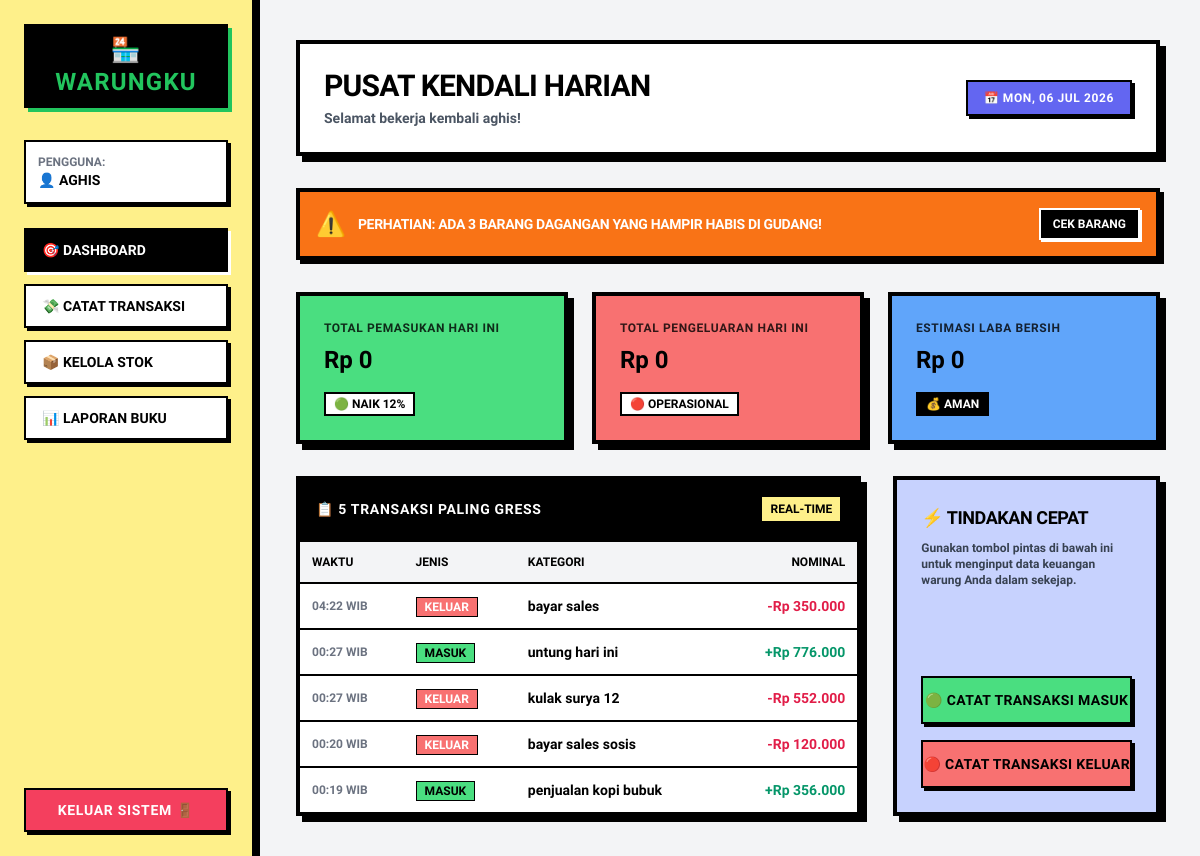
Page /dashboard.php (signed in) on the committed database.
### tables this page shows
CREATE TABLE `transaksi` (
  `id` int NOT NULL,
  `jenis` enum('masuk','keluar') NOT NULL,
  `kategori` varchar(50) NOT NULL,
  `nominal` int NOT NULL,
  `keterangan` text,
  `tanggal` timestamp NULL DEFAULT CURRENT_TIMESTAMP
);

### dashboard.php (the view, shortened to what this page needs)
<?php
$nama_pemilik = $_SESSION['username'];
require_once 'config/database.php';
$stmtMasuk = $pdo->query("SELECT SUM(nominal) FROM transaksi WHERE jenis = 'masuk' AND DATE(tanggal) = CURRENT_DATE()");
$pemasukan_hari_ini = (int)$stmtMasuk->fetchColumn();
$stmtKeluar = $pdo->query("SELECT SUM(nominal) FROM transaksi WHERE jenis = 'keluar' AND DATE(tanggal) = CURRENT_DATE()");
$pengeluaran_hari_ini = (int)$stmtKeluar->fetchColumn();
$laba_hari_ini = $pemasukan_hari_ini - $pengeluaran_hari_ini;
$stmtTx = $pdo->query("SELECT * FROM transaksi ORDER BY tanggal DESC LIMIT 5");
$transaksi_terbaru = $stmtTx->fetchAll();
$stok_menipis_count = 3;
?>
<!DOCTYPE html>
<html lang="id">
<head>
    <script src="https://cdn.tailwindcss.com"></script>
</head>
<body class="bg-[#F3F4F6] min-h-screen flex flex-col md:flex-row">
    <aside class="w-full md:w-64 bg-[#FEF08A] border-b-4 md:border-b-0 md:border-r-4 border-black p-6 flex flex-col justify-between shadow-[4px_0px_0px_0px_rgba(0,0,0,1)] z-10">
        <div>
            <div class="bg-black text-[#22C55E] font-black text-2xl px-4 py-2 uppercase tracking-wider text-center border-2 border-black shadow-[4px_4px_0px_0px_rgba(34,197,94,1)] mb-8">
                🏪 WarungKu
            </div>
            <div class="bg-white border-2 border-black p-3 mb-6 shadow-[3px_3px_0px_0px_rgba(0,0,0,1)]">
                <p class="text-xs font-black text-gray-500 uppercase">Pengguna:</p>
                <p class="text-sm font-black text-black uppercase truncate">👤 <?= htmlspecialchars($nama_pemilik); ?></p>
            </div>
            <nav class="space-y-3">
                <a href="dashboard.php" class="block bg-black text-white border-2 border-black font-black px-4 py-2.5 uppercase text-sm shadow-[3px_3px_0px_0px_rgba(255,255,255,1)] transition-all">
                    🎯 Dashboard
                </a>
                <a href="transaksi.php" class="block bg-white hover:bg-black hover:text-white border-2 border-black font-black px-4 py-2.5 uppercase text-sm shadow-[3px_3px_0px_0px_rgba(0,0,0,1)] transition-all">
                    💸 Catat Transaksi
                </a>
                <a href="stok.php" class="block bg-white hover:bg-[#C7D2FE] text-black border-2 border-black font-black px-4 py-2.5 uppercase text-sm shadow-[3px_3px_0px_0px_rgba(0,0,0,1)] hover:shadow-none transition-all">
                    📦 Kelola Stok
                </a>
                <a href="laporan.php" class="block bg-white hover:bg-[#FDE047] text-black border-2 border-black font-black px-4 py-2.5 uppercase text-sm shadow-[3px_3px_0px_0px_rgba(0,0,0,1)] hover:shadow-none transition-all">
                    📊 Laporan Buku
                </a>
            </nav>
        </div>
        <div class="mt-8 md:mt-0">
            <a href="auth/logout.php" class="block text-center bg-[#F43F5E] hover:bg-rose-600 text-white border-2 border-black font-black py-2.5 uppercase text-sm tracking-wider shadow-[3px_3px_0px_0px_rgba(0,0,0,1)] active:translate-x-0.5 active:translate-y-0.5 active:shadow-none transition-all">
                Keluar Sistem 🚪
            </a>
        </div>
    </aside>
    <main class="flex-1 p-6 md:p-10 space-y-8 overflow-y-auto">
        <div class="flex flex-col md:flex-row md:items-center md:justify-between bg-white border-4 border-black p-6 shadow-[6px_6px_0px_0px_rgba(0,0,0,1)]">
            <div>
                <h1 class="text-3xl font-black text-black uppercase tracking-tight">Pusat Kendali Harian</h1>
                <p class="text-sm font-bold text-gray-600 mt-1">Selamat bekerja kembali <span><?= htmlspecialchars($nama_pemilik); ?></span>!</p>
            </div>
            <div class="mt-4 md:mt-0 bg-[#6366F1] text-white border-2 border-black font-black px-4 py-2 uppercase text-xs tracking-wider shadow-[3px_3px_0px_0px_rgba(0,0,0,1)]">
                📅 <?= date('D, d M Y'); ?>
            </div>
        </div>
        <?php if ($stok_menipis_count > 0): ?>
            <div class="bg-[#F97316] text-black border-4 border-black p-4 shadow-[4px_4px_0px_0px_rgba(0,0,0,1)] flex items-center justify-between">
                <div class="flex items-center space-x-3">
                    <span class="text-2xl">⚠️</span>
                    <p class="font-black text-sm uppercase tracking-tight text-white">
                        Perhatian: Ada <?= $stok_menipis_count; ?> barang dagangan yang hampir habis di gudang!
                    </p>
                </div>
                <a href="stok.php" class="bg-black text-white border-2 border-white font-black text-xs uppercase px-3 py-1.5 shadow-[2px_2px_0px_0px_rgba(255,255,255,1)] hover:shadow-none transition-all">
                    Cek Barang
                </a>
            </div>
        <?php endif; ?>
        <div class="grid grid-cols-1 gap-6 md:grid-cols-3">
            <div class="bg-[#4ADE80] border-4 border-black p-6 shadow-[6px_6px_0px_0px_rgba(0,0,0,1)]">
                <p class="text-xs font-black text-black uppercase tracking-wider opacity-80">Total Pemasukan Hari Ini</p>
                <h3 class="text-2xl font-black text-black mt-2">Rp <?= number_format($pemasukan_hari_ini, 0, ',', '.'); ?></h3>
                <div class="mt-4 inline-block bg-white border-2 border-black font-black text-xs px-2 py-0.5 uppercase">🟢 Naik 12%</div>
            </div>
            <div class="bg-[#F87171] border-4 border-black p-6 shadow-[6px_6px_0px_0px_rgba(0,0,0,1)]">
                <p class="text-xs font-black text-black uppercase tracking-wider opacity-80">Total Pengeluaran Hari Ini</p>
                <h3 class="text-2xl font-black text-black mt-2">Rp <?= number_format($pengeluaran_hari_ini, 0, ',', '.'); ?></h3>
                <div class="mt-4 inline-block bg-white border-2 border-black font-black text-xs px-2 py-0.5 uppercase">🔴 Operasional</div>
            </div>
            <div class="bg-[#60A5FA] border-4 border-black p-6 shadow-[6px_6px_0px_0px_rgba(0,0,0,1)]">
                <p class="text-xs font-black text-black uppercase tracking-wider opacity-80">Estimasi Laba Bersih</p>
                <h3 class="text-2xl font-black text-black mt-2">Rp <?= number_format($laba_hari_ini, 0, ',', '.'); ?></h3>
                <div class="mt-4 inline-block bg-black text-white border-2 border-black font-black text-xs px-2 py-0.5 uppercase">💰 Aman</div>
            </div>
        </div>
        <div class="grid grid-cols-1 gap-8 lg:grid-cols-3">
            <div class="bg-white border-4 border-black shadow-[6px_6px_0px_0px_rgba(0,0,0,1)] lg:col-span-2">
                <div class="bg-black text-white p-4 border-b-4 border-black flex justify-between items-center">
                    <h3 class="font-black text-sm uppercase tracking-wider">📋 5 Transaksi Paling Gress</h3>
                    <span class="text-xs bg-[#FEF08A] text-black font-black px-2 py-1 border border-black uppercase">Real-Time</span>
                </div>
                <div class="overflow-x-auto">
                    <table class="w-full text-left border-collapse">
                        <thead>
                            <tr class="bg-gray-100 border-b-2 border-black">
                                <th class="p-3 text-xs font-black uppercase text-black">Waktu</th>
                                <th class="p-3 text-xs font-black uppercase text-black">Jenis</th>
                                <th class="p-3 text-xs font-black uppercase text-black">Kategori</th>
                                <th class="p-3 text-xs font-black uppercase text-black text-right">Nominal</th>
                            </tr>
                        </thead>
                        <tbody class="divide-y-2 divide-black font-bold text-sm">
                            <?php foreach ($transaksi_terbaru as $t): ?>
                                <tr class="hover:bg-gray-50">
                                    <td class="p-3 text-xs text-gray-500"><?= date('H:i', strtotime($t['tanggal'])); ?> WIB</td>
                                    <td class="p-3">
                                        <span class="border border-black text-xs px-2 py-0.5 uppercase font-black <?= $t['jenis'] == 'masuk' ? 'bg-[#4ADE80] text-black' : 'bg-[#F87171] text-white'; ?>">
                                            <?= $t['jenis'] == 'masuk' ? 'Masuk' : 'Keluar'; ?>
                                        </span>
                                    </td>
                                    <td class="p-3 text-black"><?= htmlspecialchars($t['kategori']); ?></td>
                                    <td class="p-3 text-right font-black <?= $t['jenis'] == 'masuk' ? 'text-emerald-600' : 'text-rose-600'; ?>">
                                        <?= $t['jenis'] == 'masuk' ? '+' : '-'; ?>Rp <?= number_format($t['nominal'], 0, ',', '.'); ?>
                                    </td>
                                </tr>
                            <?php endforeach; ?>
                        </tbody>
                    </table>
                </div>
            </div>
            <div class="bg-[#C7D2FE] border-4 border-black p-6 shadow-[6px_6px_0px_0px_rgba(0,0,0,1)] flex flex-col justify-between">
                <div>
                    <h3 class="font-black text-lg text-black uppercase tracking-tight mb-2">⚡ Tindakan Cepat</h3>
                    <p class="text-xs font-bold text-gray-700 mb-6">Gunakan tombol pintas di bawah ini untuk menginput data keuangan warung Anda dalam sekejap.</p>
                </div>
                <div class="space-y-4">
                    <a href="transaksi.php?jenis=masuk" class="block text-center w-full bg-[#4ADE80] hover:bg-emerald-500 text-black border-2 border-black font-black py-3 uppercase text-sm tracking-wide shadow-[3px_3px_0px_0px_rgba(0,0,0,1)] active:translate-x-0.5 active:translate-y-0.5 active:shadow-none transition-all">
                        🟢 Catat Transaksi Masuk
                    </a>
                    <a href="transaksi.php?jenis=keluar" class="block text-center w-full bg-[#F87171] hover:bg-rose-500 text-black border-2 border-black font-black py-3 uppercase text-sm tracking-wide shadow-[3px_3px_0px_0px_rgba(0,0,0,1)] active:translate-x-0.5 active:translate-y-0.5 active:shadow-none transition-all">
                        🔴 Catat Transaksi Keluar
                    </a>
                </div>
            </div>
        </div>
    </main>
</body>
</html>

### dashboard.php (style rules this page uses)
body { font-family: 'Lexend', sans-serif; }

### rows in the picture
transaksi: tanggal "04:22", jenis "KELUAR", kategori "bayar sales", nominal "350.000"
transaksi: tanggal "00:27", jenis "MASUK", kategori "untung hari ini", nominal "776.000"
transaksi: tanggal "00:27", jenis "KELUAR", kategori "kulak surya 12", nominal "552.000"
transaksi: tanggal "00:20", jenis "KELUAR", kategori "bayar sales sosis", nominal "120.000"
transaksi: tanggal "00:19", jenis "MASUK", kategori "penjualan kopi bubuk", nominal "356.000"

### other values in the picture
$nama_pemilik "AGHIS"
$nama_pemilik "aghis"
$stok_menipis_count "3"
$pemasukan_hari_ini "0"
$pengeluaran_hari_ini "0"
$laba_hari_ini "0"
